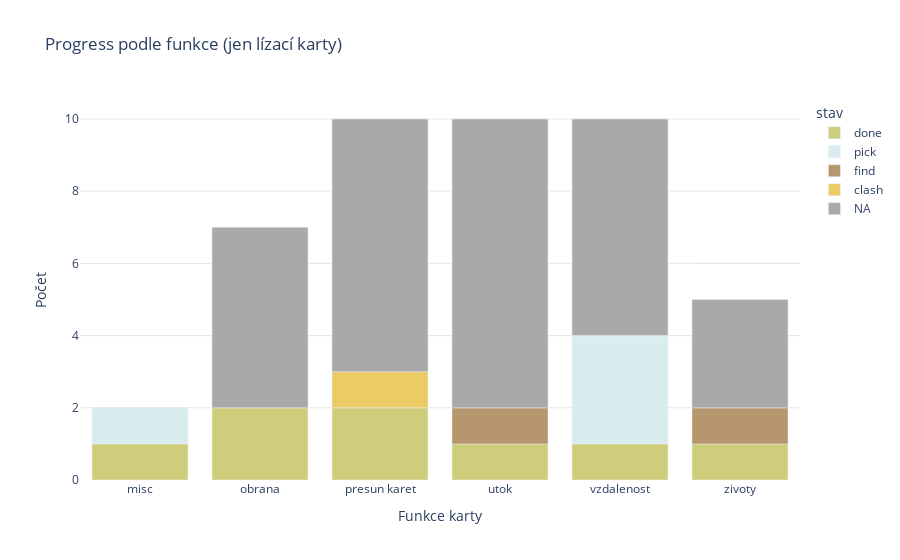

The cell this chart's notebook holds for it:
### Code cell
funkce_breakdown = (hlasky
                    .query('kategorie == ["hneda","modra","zelena"]')
                  .groupby(['stav', 'funkce'])
                  ['stav']
                  .count()
                  .to_frame()
                  .rename(columns={'stav': 'count'})
                  .reset_index()
                 )

fig = px.bar(
    funkce_breakdown,
    x='funkce',
    y='count',
    color='stav',
    color_discrete_map=cat_colors,
    category_orders=cat_order,
    title='Progress podle funkce (jen lízací karty)',
    labels = {'funkce': 'Funkce karty', 'count': 'Počet'}
)

fig.update_layout({
    'plot_bgcolor': 'rgba(0, 0, 0, 0)',
    'paper_bgcolor': 'rgba(0, 0, 0, 0)',
    'yaxis.gridcolor': 'rgba(1, 1, 1, 0.1)',}
)

fig.show()

### Figure 1 — Plotly figure (JSON) as saved in the notebook; plotly's stock layout.template omitted (floating-point values rounded to 4 significant figures)
{"data": [{"alignmentgroup": "True", "hovertemplate": "stav=done<br>Funkce karty=%{x}<br>Počet=%{y}<extra></extra>", "legendgroup": "done", "marker": {"color": "#CECD7B"}, "name": "done", "offsetgroup": "done", "orientation": "v", "showlegend": true, "textposition": "auto", "type": "bar", "x": ["misc", "obrana", "presun karet", "utok", "vzdalenost", "zivoty"], "xaxis": "x", "y": [1, 2, 2, 1, 1, 1], "yaxis": "y"}, {"alignmentgroup": "True", "hovertemplate": "stav=pick<br>Funkce karty=%{x}<br>Počet=%{y}<extra></extra>", "legendgroup": "pick", "marker": {"color": "#DAECED"}, "name": "pick", "offsetgroup": "pick", "orientation": "v", "showlegend": true, "textposition": "auto", "type": "bar", "x": ["misc", "vzdalenost"], "xaxis": "x", "y": [1, 3], "yaxis": "y"}, {"alignmentgroup": "True", "hovertemplate": "stav=find<br>Funkce karty=%{x}<br>Počet=%{y}<extra></extra>", "legendgroup": "find", "marker": {"color": "#B5966D"}, "name": "find", "offsetgroup": "find", "orientation": "v", "showlegend": true, "textposition": "auto", "type": "bar", "x": ["utok", "zivoty"], "xaxis": "x", "y": [1, 1], "yaxis": "y"}, {"alignmentgroup": "True", "hovertemplate": "stav=clash<br>Funkce karty=%{x}<br>Počet=%{y}<extra></extra>", "legendgroup": "clash", "marker": {"color": "#EDCB64"}, "name": "clash", "offsetgroup": "clash", "orientation": "v", "showlegend": true, "textposition": "auto", "type": "bar", "x": ["presun karet"], "xaxis": "x", "y": [1], "yaxis": "y"}, {"alignmentgroup": "True", "hovertemplate": "stav=NA<br>Funkce karty=%{x}<br>Počet=%{y}<extra></extra>", "legendgroup": "NA", "marker": {"color": "#A9A9A9"}, "name": "NA", "offsetgroup": "NA", "orientation": "v", "showlegend": true, "textposition": "auto", "type": "bar", "x": ["obrana", "presun karet", "utok", "vzdalenost", "zivoty"], "xaxis": "x", "y": [5, 7, 8, 6, 3], "yaxis": "y"}], "layout": {"barmode": "relative", "legend": {"title": {"text": "stav"}, "tracegroupgap": 0}, "paper_bgcolor": "rgba(0, 0, 0, 0)", "plot_bgcolor": "rgba(0, 0, 0, 0)", "title": {"text": "Progress podle funkce (jen lízací karty)"}, "xaxis": {"anchor": "y", "domain": [0, 1], "title": {"text": "Funkce karty"}}, "yaxis": {"anchor": "x", "domain": [0, 1], "gridcolor": "rgba(1, 1, 1, 0.1)", "title": {"text": "Počet"}}}}
